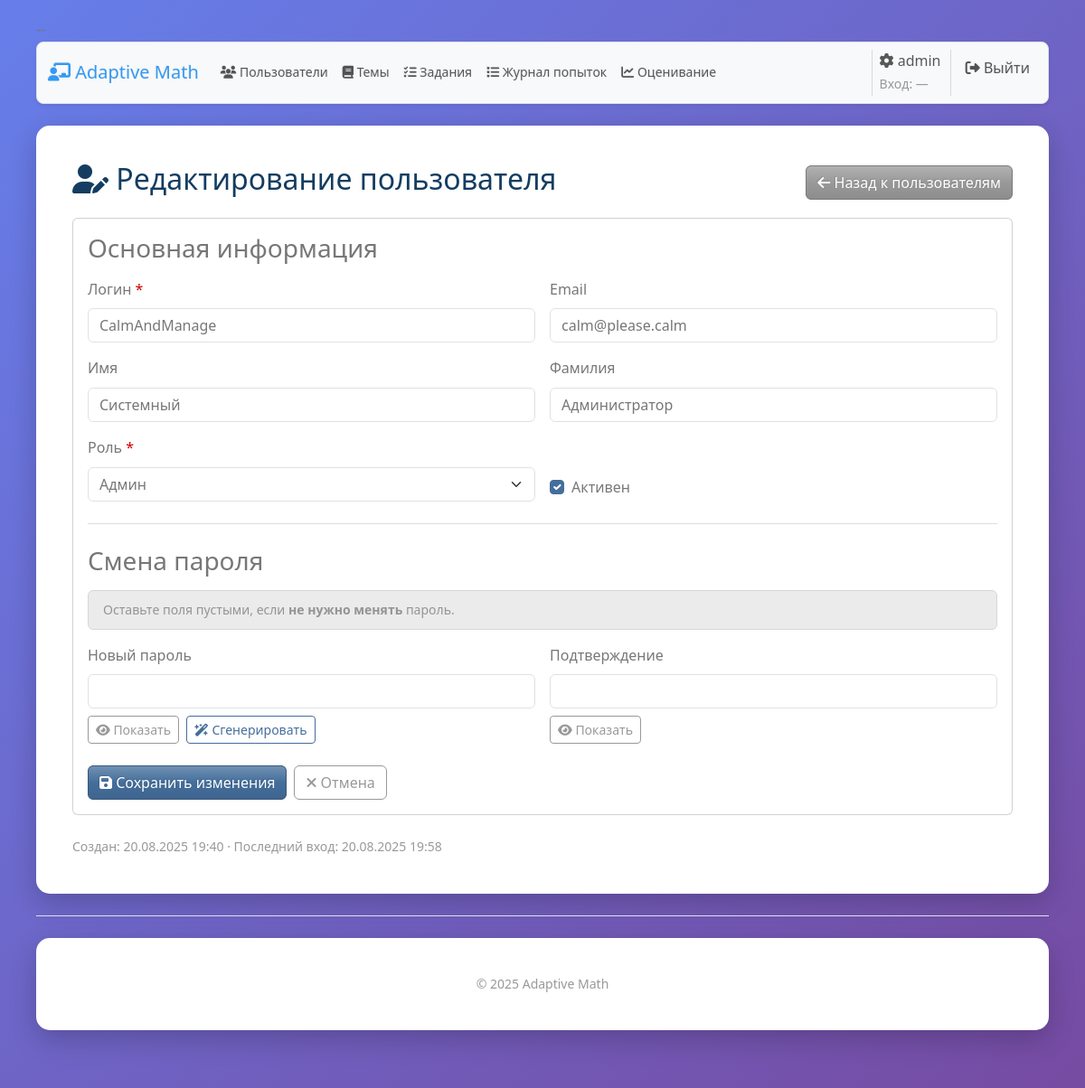
Page /admin/users/2/edit (signed in) on the committed database.
### models.py (models this page shows, shortened)
class User(UserMixin, db.Model):
    __tablename__ = 'users'
    id = db.Column(db.Integer, primary_key=True)
    username = db.Column(db.String(80), unique=True, nullable=False)
    email = db.Column(db.String(120), unique=True, nullable=False)
    password_hash = db.Column(db.String(255), nullable=False)
    role = db.Column(db.String(20), nullable=False, default='student')  # 'student' или 'teacher'
    first_name = db.Column(db.String(50))
    last_name = db.Column(db.String(50))
    created_at = db.Column(db.DateTime, default=datetime.utcnow)
    last_login = db.Column(db.DateTime)
    is_active = db.Column(db.Boolean, default=True)
    task_attempts = db.relationship(
        'TaskAttempt',
        back_populates='user',
        cascade='all, delete-orphan',  # удаляем попытки вместе с пользователем
        passive_deletes=True,          # уважать ondelete='CASCADE' на уровне БД
        lazy='selectin'                # удобно: можно len(), не нужно .all()
    )
    evaluation_logs = db.relationship(
        'StudentEvaluationLog',
        back_populates='user',
        cascade='all, delete-orphan',
        passive_deletes=True,
        lazy='selectin'
    )
    topic_progress = db.relationship(
        'StudentTopicProgress',
        back_populates='user',
        cascade='all, delete-orphan',
        passive_deletes=True,
        lazy='selectin'
    )
    created_tasks = db.relationship('MathTask', backref='creator', lazy='dynamic')
    def get_full_name(self):
        if self.first_name and self.last_name:
            return f"{self.first_name} {self.last_name}"
        return self.username

### blueprints/admin/routes.py (the view, shortened to what this page needs)
@admin_bp.route("/users/<int:user_id>/edit", methods=["GET", "POST"])
@login_required
@admin_required
def edit_user(user_id):
    u = db.session.get(User, user_id)
    if u is None:
        from flask import abort
        abort(404)
    form = EditUserForm(obj=u, instance=u)
    return render_template("admin/edit_user.html", form=form, user=u, active_tab="users")

### blueprints/admin/forms.py
class EditUserForm(UserBaseForm):
    new_password = PasswordField("Новый пароль", validators=[Optional(), Length(min=6, max=128)])
    confirm_password = PasswordField("Подтверждение", validators=[Optional(), EqualTo('new_password')])
    def __init__(self, *args, instance=None, **kwargs):
        super().__init__(*args, **kwargs)
        if instance is not None:
            self.instance_id.data = str(instance.id)
    submit = SubmitField("Сохранить")

### blueprints/admin/routes.py (called while the page is built)
def admin_required(fn):
    @wraps(fn)
    def wrapper(*args, **kwargs):
        if not current_user.is_authenticated or getattr(current_user, "role", None) != "admin":
            from flask import abort
            abort(403)
        return fn(*args, **kwargs)
    return wrapper

### templates/admin/edit_user.html (shortened to what this page needs)
{% extends "admin/base_admin.html" %}
{% from "shared/_form_macros.html" import render_field %}
{% block admin_content %}
<div class="d-flex justify-content-between align-items-center mb-3">
  <h2 class="text-info-emphasis"><i class="fa fa-user-pen"></i> Редактирование пользователя</h2>
  <a href="{{ url_for('admin.users') }}" class="btn btn-secondary">
    <i class="fas fa-arrow-left"></i> Назад к пользователям
  </a>
</div>
<div class="card mb-4">
  <div class="card-body">
    <h3 class="mb-3">Основная информация</h3>
    <form action="{{ url_for('admin.edit_user', user_id=user.id) }}" method="post" novalidate class="user-form">
      <div class="row g-3">
        <div class="col-md-6">
          {{ render_field(form.username) }}
        </div>
        <div class="col-md-6">
          {% if form.email %}{{ render_field(form.email) }}{% endif %}
        </div>
      </div>
      <div class="row g-3 mt-0">
        <div class="col-md-6">
          {% if form.first_name %}{{ render_field(form.first_name) }}{% endif %}
        </div>
        <div class="col-md-6">
          {% if form.last_name %}{{ render_field(form.last_name) }}{% endif %}
        </div>
      </div>
      <div class="row g-3 mt-0">
        <div class="col-md-6">
          {{ render_field(form.role) }}
        </div>
        <div class="col-md-6 d-flex align-items-end">
          {% if form.is_active %}
            <div class="form-check">
              {{ form.is_active(class_='form-check-input' + (' is-invalid' if form.is_active.errors else '')) }}
              <label for="{{ form.is_active.id }}" class="form-check-label">
                {{ form.is_active.label.text }}
              </label>
            </div>
          {% endif %}
        </div>
      </div>
      <hr class="my-4">
      <h3 class="mb-3">Смена пароля</h3>
      <div class="alert alert-secondary py-2">
        <small class="text-muted">
          Оставьте поля пустыми, если <strong>не нужно менять</strong> пароль.
        </small>
      </div>
      <div class="row g-3">
        <div class="col-md-6">
          {% set pwd_field = form.new_password if form.new_password is defined else form.password %}
          {% if pwd_field %}
            <div class="position-relative">
              {{ render_field(pwd_field) }}
              <div class="mt-2 d-flex gap-2">
                <button class="btn btn-sm btn-outline-secondary" type="button" id="togglePwdBtn">
                  <i class="fa fa-eye"></i> Показать
                </button>
                <button class="btn btn-sm btn-outline-primary" type="button" id="genPwdBtn">
                  <i class="fa fa-wand-magic-sparkles"></i> Сгенерировать
                </button>
              </div>
            </div>
          {% endif %}
        </div>
        <div class="col-md-6">
          {% set conf_field = form.confirm_password if form.confirm_password is defined else form.password2 %}
          {% if conf_field %}
            <div class="position-relative">
              {{ render_field(conf_field) }}
              <div class="mt-2">
                <button class="btn btn-sm btn-outline-secondary" type="button" id="togglePwd2Btn">
                  <i class="fa fa-eye"></i> Показать
                </button>
              </div>
            </div>
          {% endif %}
        </div>
      </div>
      <div class="mt-4 d-flex align-items-center gap-2">
        <button type="submit" class="btn btn-primary">
          <i class="fas fa-save"></i> Сохранить изменения
        </button>
        <a href="{{ url_for('admin.users') }}" class="btn btn-outline-secondary">
          <i class="fas fa-times"></i> Отмена
        </a>
      </div>
    </form>
  </div>
</div>
<div class="text-muted small">
  {% if user.created_at %}Создан: {{ user.created_at.strftime('%d.%m.%Y %H:%M') }}{% endif %}
  {% if user.last_login %} · Последний вход: {{ user.last_login.strftime('%d.%m.%Y %H:%M') }}{% endif %}
</div>
{% endblock %}

### templates/shared/_form_macros.html (shortened to what this page needs)
{% macro render_field(field) %}
  <label for="{{ field.id }}" class="form-label">
    {{ field.label.text }}
    {% if field.flags.required %}
      <span class="text-danger" title="Обязательное поле">*</span>
    {% endif %}
  </label>
  {% set is_select = field.type in ['SelectField', 'SelectMultipleField'] %}
  {% set bs_base = 'form-select' if is_select else 'form-control' %}
  {% set render_kw_class = (field.render_kw.get('class', '') if field.render_kw else '') %}
  {% set full_class = (render_kw_class ~ ' ' ~ bs_base ~ (' is-invalid' if field.errors else ''))|trim %}
  {{ field(class_=full_class) }}
{% endmacro %}

### templates/shared/base.html (shortened to what this page needs)
<!DOCTYPE html>
<html lang="ru">
<head>
    <link rel="stylesheet" href="{{ url_for('static', filename='css/bootstrap-spacelab.css') }}">
    <link rel="stylesheet" type="text/css" href="{{ url_for('static', filename='css/style.css') }}">
    <link rel="stylesheet"
        href="https://cdnjs.cloudflare.com/ajax/libs/font-awesome/6.5.2/css/all.min.css"
>
</head>
<body class="bg-light">
    <nav class="navbar navbar-expand-lg bg-body-tertiary rounded-3 shadow-sm border bg-white">
        <div class="container-fluid">
        <a class="navbar-brand" href="{{ url_for('main.dashboard') }}"><i class="fas fa-chalkboard-teacher"></i> Adaptive Math</a>
        <div id="mainNav" class="collapse navbar-collapse">
            {% if current_user.is_authenticated %}
            <ul class="navbar-nav me-auto small">
                {% block nav_items %}{% endblock %}
            </ul>
            {% endif %}
            <ul class="navbar-nav ms-auto">
                {% if current_user.is_authenticated %}
                    <li class="nav-item">
                        <span class="navbar-text me-3">
                            {% if current_user.role == 'admin' %}<i class="fas fa-cog"></i>
                            {% elif current_user.role == 'teacher' %}<i class="fas fa-chalkboard-teacher"></i>
                            {% elif current_user.role == 'student' %}<i class="fas fa-user-graduate"></i>
                            {% else %}<i class="fas fa-user"></i>
                            {% endif %}
                            {{ current_user.get_full_name() }}
                            <br>
                            {% if current_user.last_login %}
                                <small class="text-info">Вход: {{ current_user.last_login.strftime('%d.%m.%Y %H:%M') }}</small>
                            {% else %}
                                <small class="text-muted">Вход: —</small>
                            {% endif %}
                        </span>
                    </li>
                    <li class="nav-item"><a class="nav-link" href="{{ url_for('auth.logout') }}"><i class="fas fa-sign-out-alt"></i> Выйти</a></li>
                {% else %}
                    <li class="nav-item"><a class="nav-link" href="{{ url_for('auth.login') }}"><i class="fas fa-sign-in-alt"></i> Войти</a></li>
                {% endif %}
            </ul>
        </div>
        </div>
    </nav>
    <main class="container my-4">
        {% block content %}{% endblock %}
    </main>
    <footer class="py-4 border-top">
        <div class="container text-center text-muted small">
          © {{ 2025 }} Adaptive Math
        </div>
      </footer>
</body>
</html>

### static/css/style.css (style rules this page uses)
body { font-family: 'Segoe UI', Tahoma, Geneva, Verdana, sans-serif; max-width: min(1200px, 95%); margin: 0 auto; padding: 20px 10px; background: linear-gradient(135deg, #667eea 0%, #764ba2 100%); min-height: 100vh; line-height: 1.6; }
.container { background: white; padding: 40px; border-radius: 15px; box-shadow: 0 10px 30px rgba(0,0,0,0.2); margin: 0 auto 20px; width: 100%; box-sizing: border-box; }

### rows in the picture
User: get_full_name "admin"
User: username "CalmAndManage", email "calm@please.calm", first_name "Системный", last_name "Администратор", role "Админ", created_at "20.08.2025 19:40", last_login "20.08.2025 19:58"

### other values in the picture
{{ field.label.text }} "Логин Email Имя Фамилия Роль Новый пароль Подтверждение"
{{ 2025 }} "2025"
